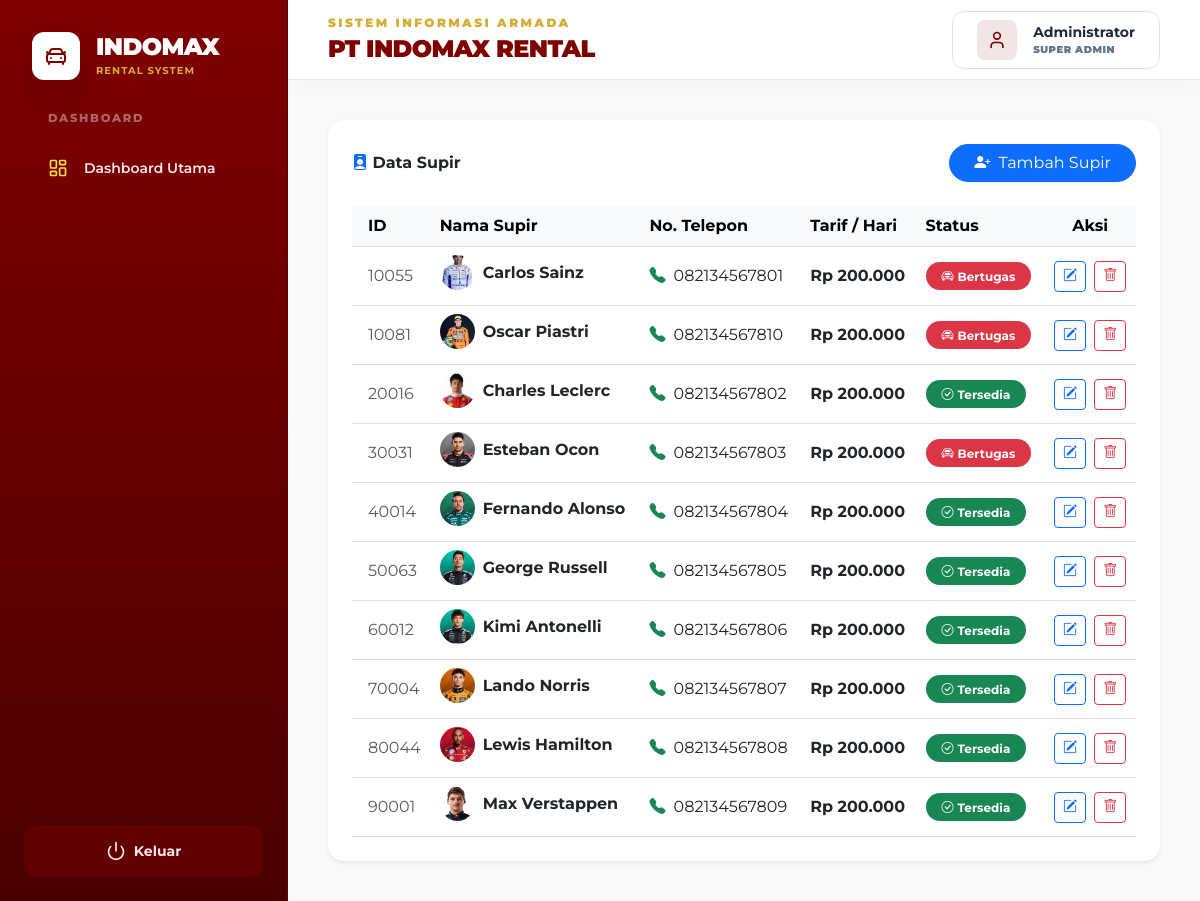
/Admin/supir.php, run on the app's committed database.
### tables this page shows
CREATE TABLE `supir` (
  `id_supir` int(11) NOT NULL,
  `nama_supir` varchar(100) DEFAULT NULL,
  `no_telp` varchar(15) DEFAULT NULL,
  `tarif_supir_per_hari` decimal(10,2) DEFAULT NULL,
  `status_supir` enum('tersedia','bertugas') DEFAULT 'tersedia',
  `gambar` varchar(255) DEFAULT NULL
);

### Admin/supir.php (the view, shortened to what this page needs)
<?php
include 'koneksi.php';
?>
<div class="card shadow-sm border-0 rounded-4 bg-white p-4">
    <div class="d-flex justify-content-between align-items-center mb-4">
        <h3 class="mb-0 fw-bold">
            <i class="bi bi-person-badge-fill text-primary"></i>
            Data Supir
        </h3>
        <a href="tambah_supir.php" class="btn btn-primary rounded-pill px-4">
            <i class="bi bi-person-plus-fill me-1"></i>
            Tambah Supir
        </a>
    </div>
    <div class="table-responsive">
        <table class="table table-hover align-middle mb-0">
            <thead class="table-light">
                <tr>
                    <th class="ps-3">ID</th>
                    <th>Nama Supir</th>
                    <th>No. Telepon</th>
                    <th>Tarif / Hari</th>
                    <th>Status</th>
                    <th class="text-center">Aksi</th>
                </tr>
            </thead>
            <tbody>
            <?php
            $query = mysqli_query($conn, "SELECT s.*,
                        (SELECT COUNT(*) FROM transaksi_sewa t WHERE t.id_supir = s.id_supir AND t.status_sewa = 'berjalan') AS transaksi_aktif
                     FROM supir s ORDER BY s.id_supir ASC");
            if ($query && mysqli_num_rows($query) > 0) {
                while($data = mysqli_fetch_assoc($query)){
                    $status_sekarang = ($data['transaksi_aktif'] > 0) ? 'bertugas' : 'tersedia';
            ?>
                <tr>
                    <td class="ps-3 text-muted"><?= $data['id_supir']; ?></td>
                    <td>
                        <div class="d-inline-flex align-items-center">
                            <?php if (!empty($data['gambar']) && file_exists('img_supir/' . $data['gambar'])) { ?>
                                <img src="img_supir/<?= htmlspecialchars($data['gambar']); ?>" alt="Foto <?= htmlspecialchars($data['nama_supir']); ?>" class="rounded-circle me-2" style="width: 35px; height: 35px; object-fit: cover; flex-shrink: 0;">
                            <?php } else { ?>
                                <i class="bi bi-person-circle text-secondary fs-5 me-2"></i>
                            <?php } ?>
                            <span class="fw-bold"><?= htmlspecialchars($data['nama_supir']); ?></span>
                        </div>
                    </td>
                    <td>
                        <i class="bi bi-telephone-fill text-success me-1"></i>
                        <?= htmlspecialchars($data['no_telp']); ?>
                    </td>
                    <td class="fw-bold">Rp <?= number_format($data['tarif_supir_per_hari'],0,',','.'); ?></td>
                    <td>
                        <?php if($status_sekarang == 'tersedia'){ ?>
                            <span class="badge rounded-pill bg-success px-3 py-2">
                                <i class="bi bi-check-circle me-1"></i>Tersedia
                            </span>
                        <?php } else { ?>
                            <span class="badge rounded-pill bg-danger px-3 py-2">
                                <i class="bi bi-car-front me-1"></i>Bertugas
                            </span>
                        <?php } ?>
                    </td>
                    <td class="text-center">
                        <a href="edit_supir.php?id=<?= $data['id_supir']; ?>" class="btn btn-sm btn-outline-primary me-1">
                            <i class="bi bi-pencil-square"></i>
                        </a>
                        <a href="hapus_supir.php?id=<?= $data['id_supir']; ?>"
                           class="btn btn-sm btn-outline-danger"
                           onclick="return confirm('Yakin ingin menghapus data supir ini?')">
                            <i class="bi bi-trash"></i>
                        </a>
                    </td>
                </tr>
            <?php
                }
            } else {
                echo "<tr><td colspan='6' class='text-center py-4 text-muted'>Belum ada data supir.</td></tr>";
            }
            ?>
            </tbody>
        </table>
    </div>
</div>
</div> </main>
</div>
</body>
</html>

### data on the page
supir: id_supir "10055", gambar (picture), nama_supir "Carlos Sainz", no_telp "082134567801", tarif_supir_per_hari "200.000", shows "Bertugas"
supir: id_supir "10081", gambar (picture), nama_supir "Oscar Piastri", no_telp "082134567810", tarif_supir_per_hari "200.000", shows "Bertugas"
supir: id_supir "20016", gambar (picture), nama_supir "Charles Leclerc", no_telp "082134567802", tarif_supir_per_hari "200.000", shows "Tersedia"
supir: id_supir "30031", gambar (picture), nama_supir "Esteban Ocon", no_telp "082134567803", tarif_supir_per_hari "200.000", shows "Bertugas"
supir: id_supir "40014", gambar (picture), nama_supir "Fernando Alonso", no_telp "082134567804", tarif_supir_per_hari "200.000", shows "Tersedia"
supir: id_supir "50063", gambar (picture), nama_supir "George Russell", no_telp "082134567805", tarif_supir_per_hari "200.000", shows "Tersedia"
supir: id_supir "60012", gambar (picture), nama_supir "Kimi Antonelli", no_telp "082134567806", tarif_supir_per_hari "200.000", shows "Tersedia"
supir: id_supir "70004", gambar (picture), nama_supir "Lando Norris", no_telp "082134567807", tarif_supir_per_hari "200.000", shows "Tersedia"
supir: id_supir "80044", gambar (picture), nama_supir "Lewis Hamilton", no_telp "082134567808", tarif_supir_per_hari "200.000", shows "Tersedia"
supir: id_supir "90001", gambar (picture), nama_supir "Max Verstappen", no_telp "082134567809", tarif_supir_per_hari "200.000", shows "Tersedia"

### other printed values
$_SESSION['nama_user'] "Administrator"
$_SESSION['role'] "SUPER ADMIN"
